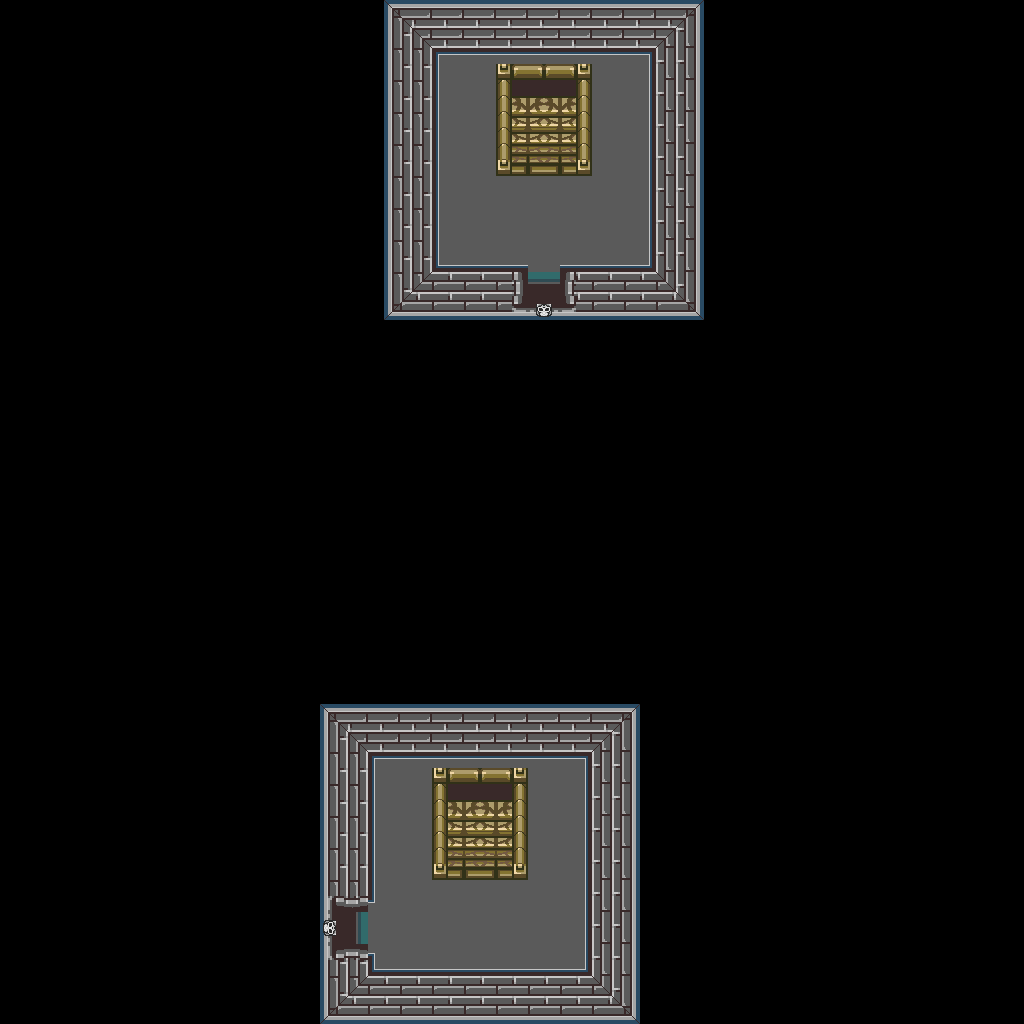

A level layout from a 2D game, rendered from its tile map. Below: a short description, then the map file with tile-grid data replaced by summaries:
An orthogonal 64x64 tile map with 16x16 px tiles, 1 tile layer (base), 1 hidden layer not drawn and 17 objects.

<map version="1.10" tiledversion="1.12.1" orientation="orthogonal" renderorder="right-down" width="64" height="64" tilewidth="16" tileheight="16" infinite="0" nextlayerid="3" nextobjectid="18">
 <tileset firstgid="1" source="../classiciphone_pics4.tsx" />
 <layer id="1" name="base" width="64" height="64">
  <data>[4096 cells, 4096 non-empty, 82 distinct tile ids]</data>
 </layer>
 <layer id="2" name="collision" width="64" height="64" visible="0">
  <properties><property name="collision" value="true" /></properties>
  <data>[4096 cells, 3832 non-empty, 1 distinct tile ids]</data>
 </layer>
 <objectgroup id="3" name="npcs">
  <object id="1" x="576.0" y="-64.0" width="16" height="16">
   <properties>
    <property name="gani" value="light2.png" />
    <property name="script" type="string">-- Auto-converted from GraalScript
-- function onCreated() {
-- dontblock();
-- drawunderplayer();
end
-- [CLIENT-SIDE — server no-op]
-- if (playerenters) {
-- setcoloreffect 1,1,0.35,0.6;
-- drawaslight;
-- }</property>
   </properties>
  </object>
  <object id="2" x="512.0" y="640.0" width="16" height="16">
   <properties>
    <property name="gani" value="light2.png" />
    <property name="script" type="string">-- Auto-converted from GraalScript
-- function onCreated() {
-- dontblock();
-- drawunderplayer();
end
-- [CLIENT-SIDE — server no-op]
-- if (playerenters) {
-- setcoloreffect 1,1,0.35,0.6;
-- drawaslight;
-- }</property>
   </properties>
  </object>
  <object id="3" x="320.0" y="640.0" width="16" height="16">
   <properties>
    <property name="gani" value="light2.png" />
    <property name="script" type="string">-- Auto-converted from GraalScript
-- function onCreated() {
-- dontblock();
-- drawunderplayer();
end
-- [CLIENT-SIDE — server no-op]
-- if (playerenters) {
-- setcoloreffect 1,1,0.35,0.6;
-- drawaslight;
-- }</property>
   </properties>
  </object>
  <object id="4" x="384.0" y="-64.0" width="16" height="16">
   <properties>
    <property name="gani" value="light2.png" />
    <property name="script" type="string">-- Auto-converted from GraalScript
-- function onCreated() {
-- dontblock();
-- drawunderplayer();
end
-- [CLIENT-SIDE — server no-op]
-- if (playerenters) {
-- setcoloreffect 1,1,0.35,0.6;
-- drawaslight;
-- }</property>
   </properties>
  </object>
  <object id="5" x="512.0" y="16.0" width="16" height="16">
   <properties>
    <property name="gani" value="vvwallbanner.png" />
    <property name="script" type="string">-- Auto-converted from GraalScript
-- function onCreated() {
-- drawunderplayer();
end</property>
   </properties>
  </object>
  <object id="6" x="560.0" y="16.0" width="16" height="16">
   <properties>
    <property name="gani" value="vvwallbanner.png" />
    <property name="script" type="string">-- Auto-converted from GraalScript
-- function onCreated() {
-- drawunderplayer();
end</property>
   </properties>
  </object>
  <object id="7" x="448.0" y="720.0" width="16" height="16">
   <properties>
    <property name="gani" value="vvwallbanner.png" />
    <property name="script" type="string">-- Auto-converted from GraalScript
-- function onCreated() {
-- drawunderplayer();
end</property>
   </properties>
  </object>
  <object id="8" x="496.0" y="720.0" width="16" height="16">
   <properties>
    <property name="gani" value="vvwallbanner.png" />
    <property name="script" type="string">-- Auto-converted from GraalScript
-- function onCreated() {
-- drawunderplayer();
end</property>
   </properties>
  </object>
  <object id="9" x="368.0" y="896.0" width="16" height="16">
   <properties>
    <property name="gani" value="nmapiece2.png" />
    <property name="script" type="string">-- Auto-converted from GraalScript
-- function onCreated() {
-- drawunderplayer();
-- dontblock();
end
-- [CLIENT-SIDE — server no-op]
-- if (created) setimgpart nmapiece2.png,0,0,16,64;</property>
   </properties>
  </object>
  <object id="10" x="560.0" y="688.0" width="16" height="16">
   <properties>
    <property name="gani" value="kcavelamp.mng" />
    <property name="script" type="string">-- Auto-converted from GraalScript
-- function onCreated() {
-- drawunderplayer();
-- dontblock();
end
-- [CLIENT-SIDE — server no-op]
-- if (created) setimgpart kcavelamp.mng,32,0,32,62;</property>
   </properties>
  </object>
  <object id="11" x="368.0" y="688.0" width="16" height="16">
   <properties>
    <property name="gani" value="kcavelamp.mng" />
    <property name="script" type="string">-- Auto-converted from GraalScript
-- function onCreated() {
-- drawunderplayer();
-- dontblock();
end
-- [CLIENT-SIDE — server no-op]
-- if (created) setimgpart kcavelamp.mng,32,0,32,62;</property>
   </properties>
  </object>
  <object id="12" x="624.0" y="-16.0" width="16" height="16">
   <properties>
    <property name="gani" value="kcavelamp.mng" />
    <property name="script" type="string">-- Auto-converted from GraalScript
-- function onCreated() {
-- drawunderplayer();
-- dontblock();
end
-- [CLIENT-SIDE — server no-op]
-- if (created) setimgpart kcavelamp.mng,32,0,32,62;</property>
   </properties>
  </object>
  <object id="13" x="432.0" y="-16.0" width="16" height="16">
   <properties>
    <property name="gani" value="kcavelamp.mng" />
    <property name="script" type="string">-- Auto-converted from GraalScript
-- function onCreated() {
-- drawunderplayer();
-- dontblock();
end
-- [CLIENT-SIDE — server no-op]
-- if (created) setimgpart kcavelamp.mng,32,0,32,62; drawunderplayer; dontblock;</property>
   </properties>
  </object>
  <object id="14" x="688.0" y="864.0" width="16" height="16">
   <properties>
    <property name="script" type="string">-- Auto-converted from GraalScript
-- [CLIENT-SIDE — server no-op]
-- // Level effect
-- if (playerenters) {
-- seteffect 0,0,0,0.4;
-- }</property>
   </properties>
  </object>
  <object id="15" x="496.0" y="64.0" width="16" height="16">
   <properties>
    <property name="gani" value="classic_vvsilverstairs2.png" />
    <property name="script" type="string">-- Auto-converted from GraalScript
-- // NPC made by Thermo Darkmane (Ventrue)
-- [CLIENT-SIDE — server no-op]
-- if (created) {
-- dontblock;
-- drawunderplayer;
-- }</property>
   </properties>
  </object>
  <object id="16" x="432.0" y="768.0" width="16" height="16">
   <properties>
    <property name="gani" value="classic_vvsilverstairs2.png" />
    <property name="script" type="string">-- Auto-converted from GraalScript
-- // NPC made by Thermo Darkmane (Ventrue)
-- [CLIENT-SIDE — server no-op]
-- if (created) {
-- dontblock;
-- drawunderplayer;
-- }</property>
   </properties>
  </object>
  <object id="17" x="512.0" y="256.0" width="16" height="16">
   <properties>
    <property name="gani" value="nmapiece3.png" />
    <property name="script" type="string">-- Auto-converted from GraalScript
-- function onCreated() {
-- dontblock();
-- drawunderplayer();
end
-- [CLIENT-SIDE — server no-op]
-- if (created) setimgpart nmapiece3.png,0,16,64,16;</property>
   </properties>
  </object>
 </objectgroup>
</map>
